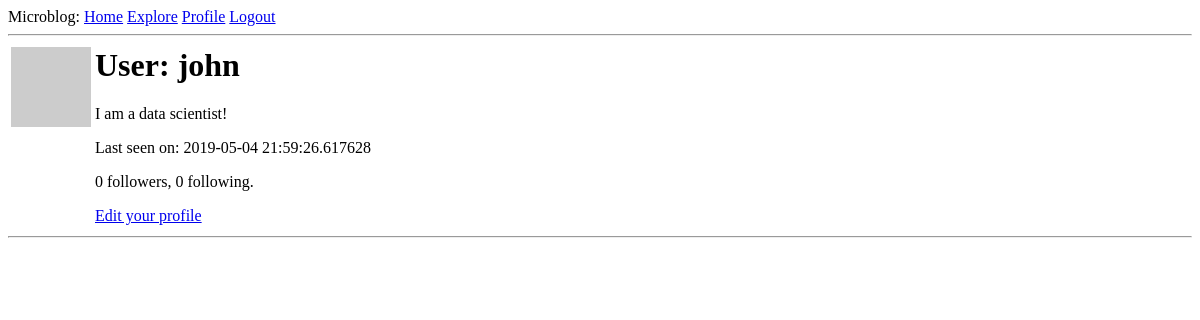
Page /user/john (signed in) on the earlier database version.
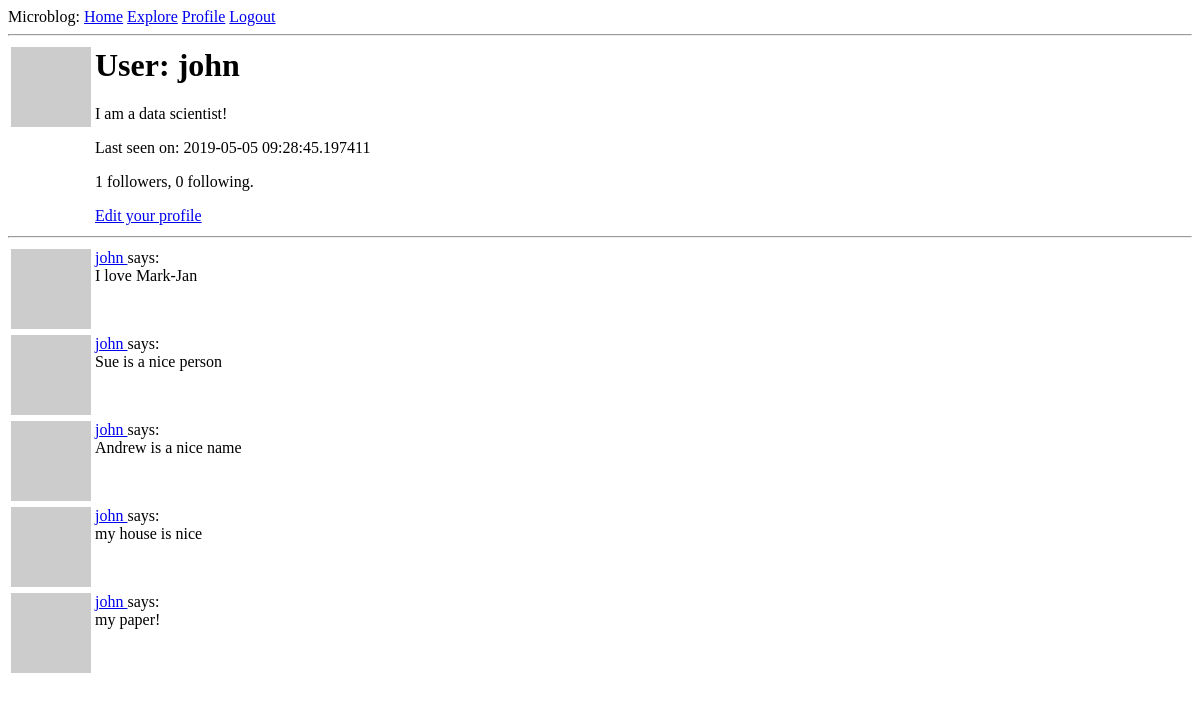
Same page on the later database version.
### app/models.py (models this page shows, shortened)
class User(UserMixin, db.Model):
    id = db.Column(db.Integer, primary_key=True)
    username = db.Column(db.String(64), index=True, unique=True)
    email = db.Column(db.String(120), index=True, unique=True)
    password_hash = db.Column(db.String(128))
    posts = db.relationship('Post', backref='author', lazy='dynamic')
    about_me = db.Column(db.String(140))
    last_seen = db.Column(db.DateTime, default=datetime.utcnow)
    followed = db.relationship(
        'User', secondary=followers,
        primaryjoin=(followers.c.follower_id == id),
        secondaryjoin=(followers.c.followed_id == id),
        backref=db.backref('followers', lazy='dynamic'), lazy='dynamic')
    def avatar(self, size):
        digest = md5(self.email.lower().encode('utf-8')).hexdigest()
        return 'https://www.gravatar.com/avatar/{}?d=identicon&s={}'.format(
            digest, size
        )

class Post(db.Model):
    id = db.Column(db.Integer, primary_key=True)
    body = db.Column(db.String(140))
    timestamp = db.Column(db.DateTime, index=True, default=datetime.utcnow)
    user_id = db.Column(db.Integer, db.ForeignKey('user.id'))

### app/routes.py (the view)
@app.route('/user/<username>')
@login_required
def user(username):
    user = User.query.filter_by(username=username).first_or_404()
    page = request.args.get('page', 1, type=int)
    posts = user.posts.order_by(Post.timestamp.desc()).paginate(
        page, app.config['POSTS_PER_PAGE'], False)
    next_url = url_for('user', username=user.username, page=posts.next_num) \
        if posts.has_next else None
    prev_url = url_for('user', username=user.username, page=posts.prev_num) \
        if posts.has_prev else None
    return render_template('user.html', user=user, posts=posts.items,
        next_url=next_url, prev_url=prev_url)

### app/models.py (called while the page is built)
@login.user_loader
def load_user(id):
    return User.query.get(int(id))

### app/routes.py (called while the page is built)
@app.before_request
def before_request():
    if current_user.is_authenticated:
        current_user.last_seen = datetime.utcnow()
        db.session.commit()

### app/templates/user.html (shortened to what this page needs)
{% extends "base.html" %}
{% block content %}
    <table>
        <tr valign="top">
            <td><img src="{{ user.avatar(128) }}"></td>
            <td>
                <h1>User: {{ user.username }}</h1>
                {% if user.about_me %}<p>{{ user.about_me }}</p>{% endif %}
                {% if user.last_seen %}<p>Last seen on: {{ user.last_seen }}</p>{% endif %}
                <p>{{ user.followers.count() }} followers, {{ user.followed.count() }} following.</p>
                {% if user == current_user %}
                <p><a href="{{ url_for('edit_profile') }}">Edit your profile</a></p>
                {% elif not current_user.is_following(user) %}
                <p><a href="{{ url_for('follow', username=user.username) }}">Follow</a></p>
                {% else %}
                <p><a href="{{ url_for('unfollow', username=user.username) }}">Unfollow</a></p>
                {% endif %}
            </td>
        </tr>
    </table>
    <hr>
    {% for post in posts %}
        {% include '_post.html' %}
    {% endfor %}
{% endblock %}

### app/templates/_post.html
<table>
    <tr valign="top">
        <td><img src="{{ post.author.avatar(36) }}"></td>
        <td>
            <a href="{{ url_for('user', username=post.author.username) }}">
                    {{ post.author.username }}
            </a>
             says: <br>{{ post.body }}
        </td>
    </tr>
</table>

Differences in the rows shown:
changed User "john": last_seen "2019-05-04 21:59:26.617628" → "2019-05-05 09:28:45.197411"
added Post: author.username "john", body "I love Mark-Jan"
added Post: author.username "john", body "Sue is a nice person"
added Post: author.username "john", body "Andrew is a nice name"
added Post: author.username "john", body "my house is nice"
added Post: author.username "john", body "my paper!"
Other differences:
{{ user.followers.count() }}: "0" → "1"
